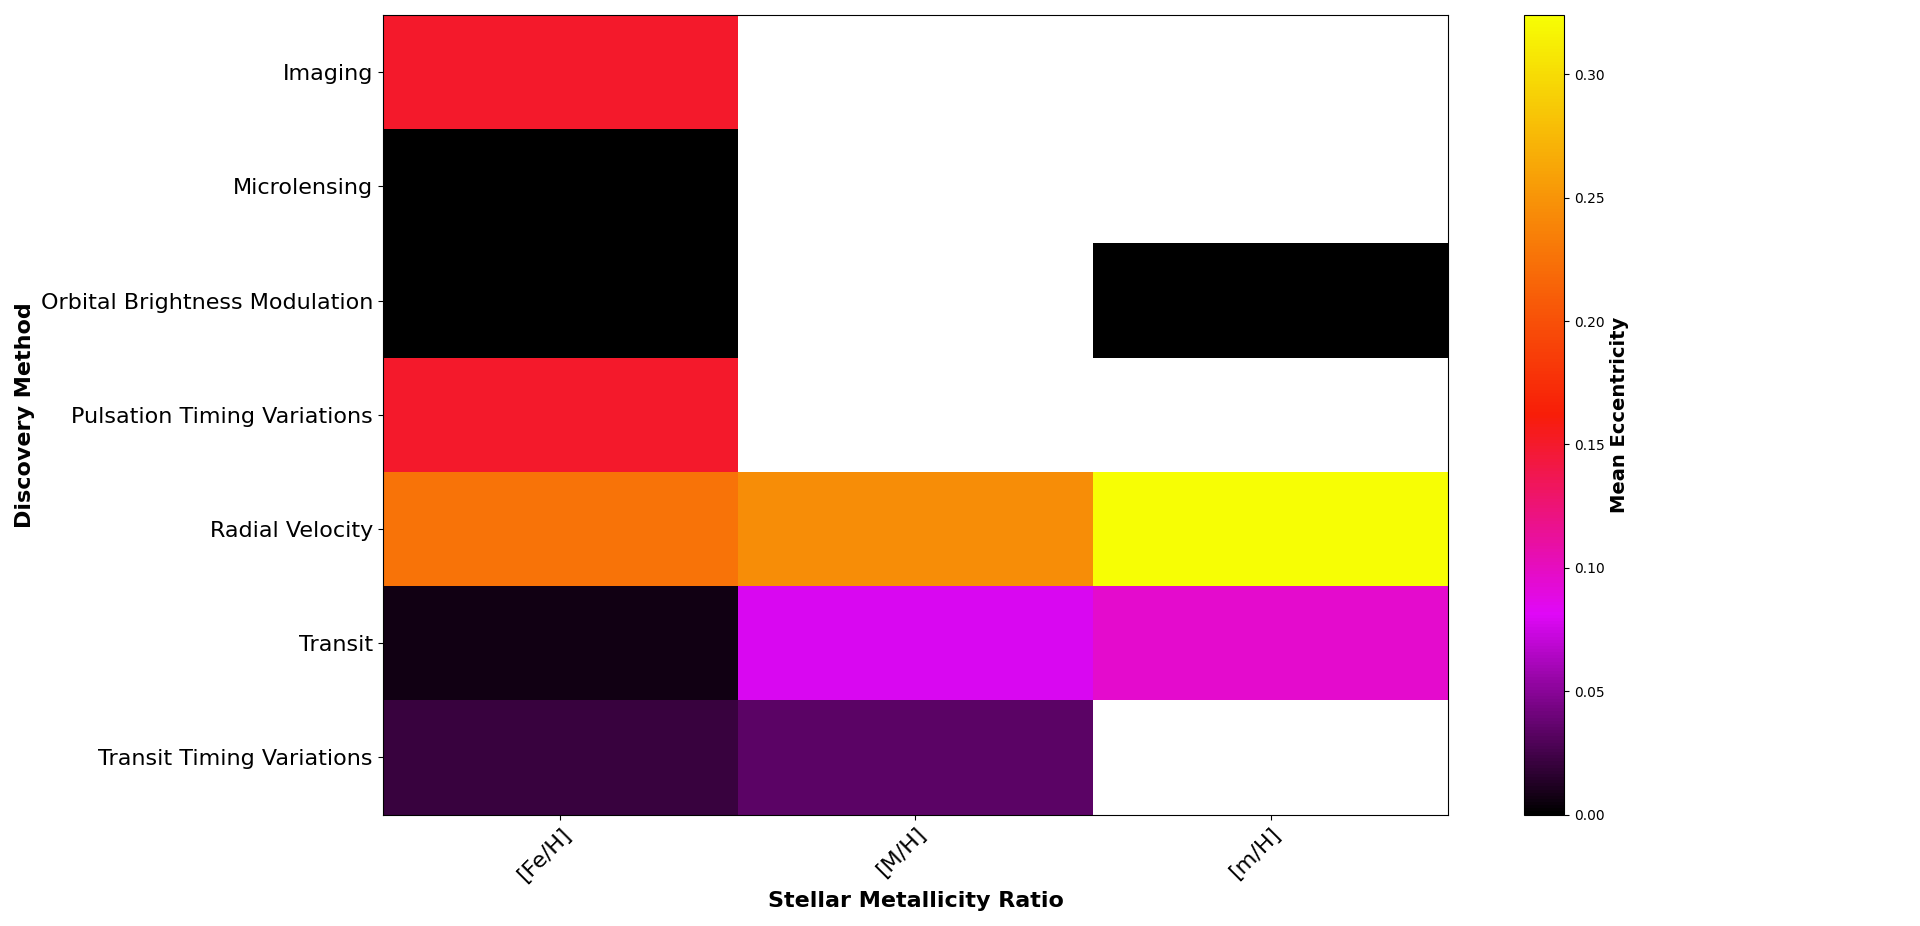

Recreate this plot in Python.

# Paths:
path_data = "data/"

# Packages:
import numpy as np
import pandas as pd
import matplotlib.pyplot as plt
from matplotlib.colors import LinearSegmentedColormap

# Display options:
pd.set_option("display.width", 1200)
pd.set_option("display.max_columns", 300)
pd.set_option("display.max_rows", 300)

# Dataset:
df = pd.read_csv(path_data + "nasa_exoplanets.csv")
df_varnames = pd.read_csv(path_data + "nasa_exoplanets_var_names.csv")

# Variables:
x_var = "st_metratio"
x_var_name = df_varnames.loc[(df_varnames["var"] == x_var), ["var_name"]].values[0][0]
y_var = "discoverymethod"
y_var_name = df_varnames.loc[(df_varnames["var"] == y_var), ["var_name"]].values[0][0]
z_var = "pl_orbeccen"
z_var_name = df_varnames.loc[(df_varnames["var"] == z_var), ["var_name"]].values[0][0]

# Adapt the data:
df_plot = df[[x_var, y_var, z_var]]
df_plot = df_plot.dropna()
df_plot = df_plot.reset_index(drop=True)
z_vals = df_plot.pivot_table(index = y_var,
                             columns = x_var,
                             values = z_var,
                             aggfunc = np.mean)
x_vals = z_vals.columns.tolist()
y_vals = z_vals.index.tolist()

# Plot:
my_colors = ["#000000", "#E008F8", "#F81D08", "#F88A08", "#F7FE04"]
my_palette = LinearSegmentedColormap.from_list("my_palette", my_colors)

fig, ax = plt.subplots(
    figsize = (20, 10),
    tight_layout = True
)
im = plt.imshow(
    X = z_vals,
    aspect = "auto",
    cmap = my_palette
)
cbar = fig.colorbar(
    mappable = im,
    location = "right",
    fraction = 0.25
)
_ = cbar.ax.set_ylabel(
    "Mean " + z_var_name,
    rotation = 90,
    fontsize = 14,
    fontweight = "bold"
)
_ = ax.set_xticks(
    ticks = np.arange(len(x_vals))
)
_ = ax.set_yticks(
    ticks = np.arange(len(y_vals))
)
_ = ax.set_xticklabels(
    labels = x_vals
)
_ = ax.set_yticklabels(
    labels = y_vals
)
_ = ax.set_xlabel(
    x_var_name,
    fontsize = 16,
    fontweight = "bold"
)
_ = ax.set_ylabel(
    y_var_name,
    fontsize = 16,
    fontweight = "bold"
)
_ = ax.tick_params(
    axis = "x", 
    which = "major", 
    labelsize = 16
)
_ = plt.setp(
    ax.get_xticklabels(),
    rotation = 45,
    ha = "right",
    rotation_mode = "anchor"
)
_ = ax.tick_params(
    axis = "y", 
    which = "major", 
    labelsize = 16
)
